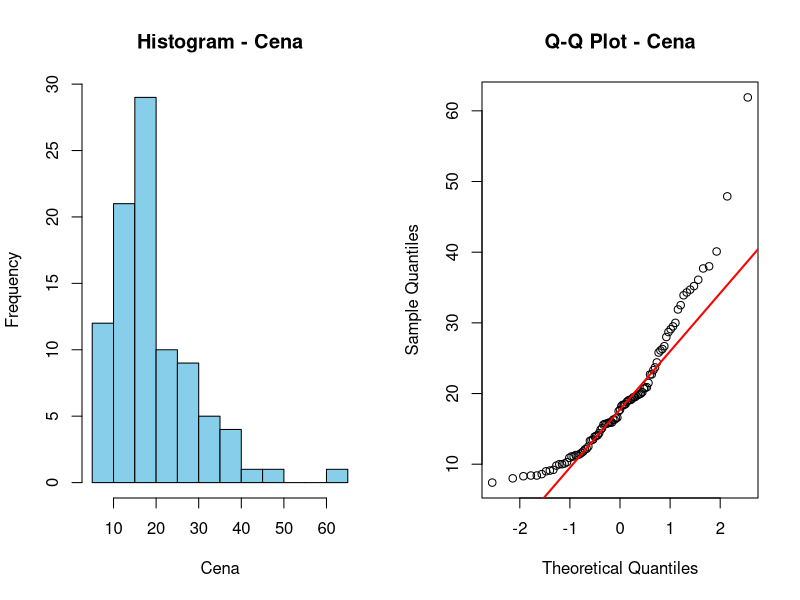
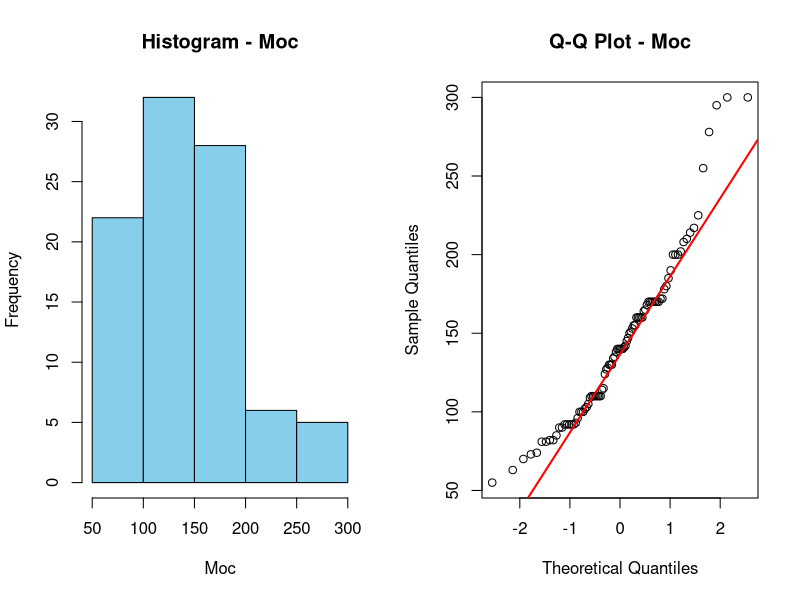
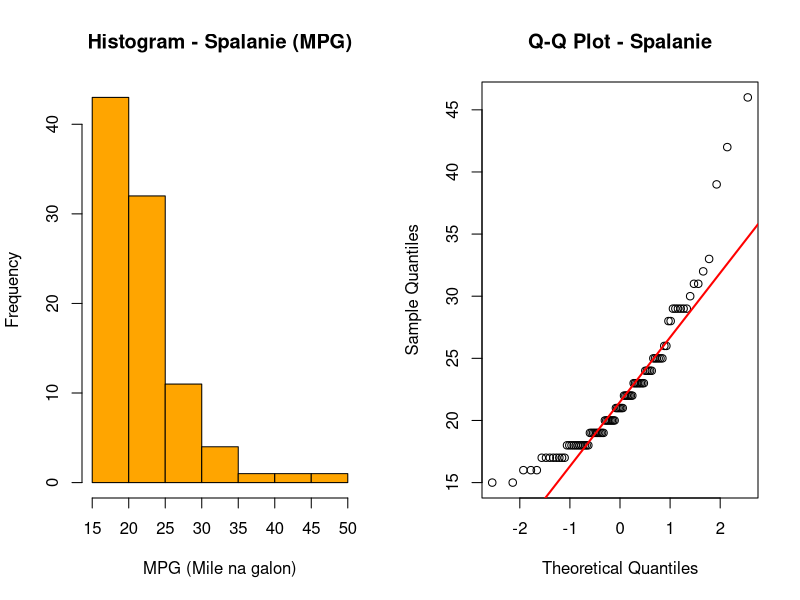

The R script that drew these images, in order:
library(MASS)

set.seed(123456789)

cena = Cars93$Price
moc = Cars93$Horsepower
spalanie = Cars93$MPG.city
n = length(cena)

#Analiza dla cena samochodu

par(mfrow=c(1,2))
hist(cena, main="Histogram - Cena", col="skyblue", xlab="Cena")
qqnorm(cena, main="Q-Q Plot - Cena")
qqline(cena, col="red", lwd=2)
par(mfrow=c(1,1))


#Metoda Bootstrap

boot_wyniki = replicate(10000, {
  probka = sample(cena, size=n, replace=TRUE)
  c(mean(probka), sd(probka), var(probka))
})


pu_srednia = quantile(boot_wyniki[1, ], c(0.025, 0.975))
pu_sd = quantile(boot_wyniki[2, ], c(0.025, 0.975))
pu_var = quantile(boot_wyniki[3, ], c(0.025, 0.975))

# Wyświetlanie wyników
cat("\nWyniki dla analizy ceny samochodu\n")
cat("Metoda Bootstrap (95%)\n")
cat("Przedział dla ŚREDNIEJ:  ", round(pu_srednia[1], 2), " - ", round(pu_srednia[2], 2),"\n")
cat("Przedział dla SD:        ", round(pu_sd[1], 2), " - ", round(pu_sd[2], 2),"\n")
cat("Przedział dla WARIANCJI: ", round(pu_var[1], 2), " - ", round(pu_var[2], 2),"\n")


#Analiza dla moc samochodu

n = length(moc)


par(mfrow=c(1,2))
hist(moc, main="Histogram - Moc", col="skyblue", xlab="Moc")
qqnorm(moc, main="Q-Q Plot - Moc")
qqline(moc, col="red", lwd=2)
par(mfrow=c(1,1))

#Metoda Bootstrap

boot_wyniki_moc = replicate(10000, {
  probka = sample(moc, size=n, replace=TRUE)
  c(mean(probka), sd(probka), var(probka))
})

pu_srednia_moc = quantile(boot_wyniki_moc[1, ], c(0.025, 0.975))
pu_sd_moc = quantile(boot_wyniki_moc[2, ], c(0.025, 0.975))
pu_var_moc = quantile(boot_wyniki_moc[3, ], c(0.025, 0.975))


# Wyświetlanie wyników
cat("\nWyniki dla analizy moc samochodu\n")
cat("Metoda Bootstrap (95%)\n")
cat("Przedział dla ŚREDNIEJ:  ", round(pu_srednia_moc[1], 2), " - ", round(pu_srednia_moc[2], 2),"\n")
cat("Przedział dla SD:        ", round(pu_sd_moc[1], 2), " - ", round(pu_sd_moc[2], 2),"\n")
cat("Przedział dla WARIANCJI: ", round(pu_var_moc[1], 2), " - ", round(pu_var_moc[2], 2),"\n")


#Analiza dla spalanie samochodu

n = length(spalanie)

par(mfrow=c(1,2))
hist(spalanie, main="Histogram - Spalanie (MPG)", col="orange", xlab="MPG (Mile na galon)")
qqnorm(spalanie, main="Q-Q Plot - Spalanie")
qqline(spalanie, col="red", lwd=2)
par(mfrow=c(1,1))


#Metoda Bootstrap
boot_wyniki_spalanie = replicate(10000, {
  probka = sample(spalanie, size=n, replace=TRUE) 
  c(mean(probka), sd(probka), var(probka))
})


pu_srednia_spal = quantile(boot_wyniki_spalanie[1, ], c(0.025, 0.975))
pu_sd_spal = quantile(boot_wyniki_spalanie[2, ], c(0.025, 0.975))
pu_var_spal = quantile(boot_wyniki_spalanie[3, ], c(0.025, 0.975))



# Wyświetlanie wyników
cat("\nWyniki dla analizy spalania\n")
cat("Metoda Bootstrap (95%)\n")
cat("Przedział dla ŚREDNIEJ:  ", round(pu_srednia_spal[1], 2), " - ", round(pu_srednia_spal[2], 2),"\n")
cat("Przedział dla SD:        ", round(pu_sd_spal[1], 2),      " - ", round(pu_sd_spal[2], 2),"\n")
cat("Przedział dla WARIANCJI: ", round(pu_var_spal[1], 2),     " - ", round(pu_var_spal[2], 2),"\n")